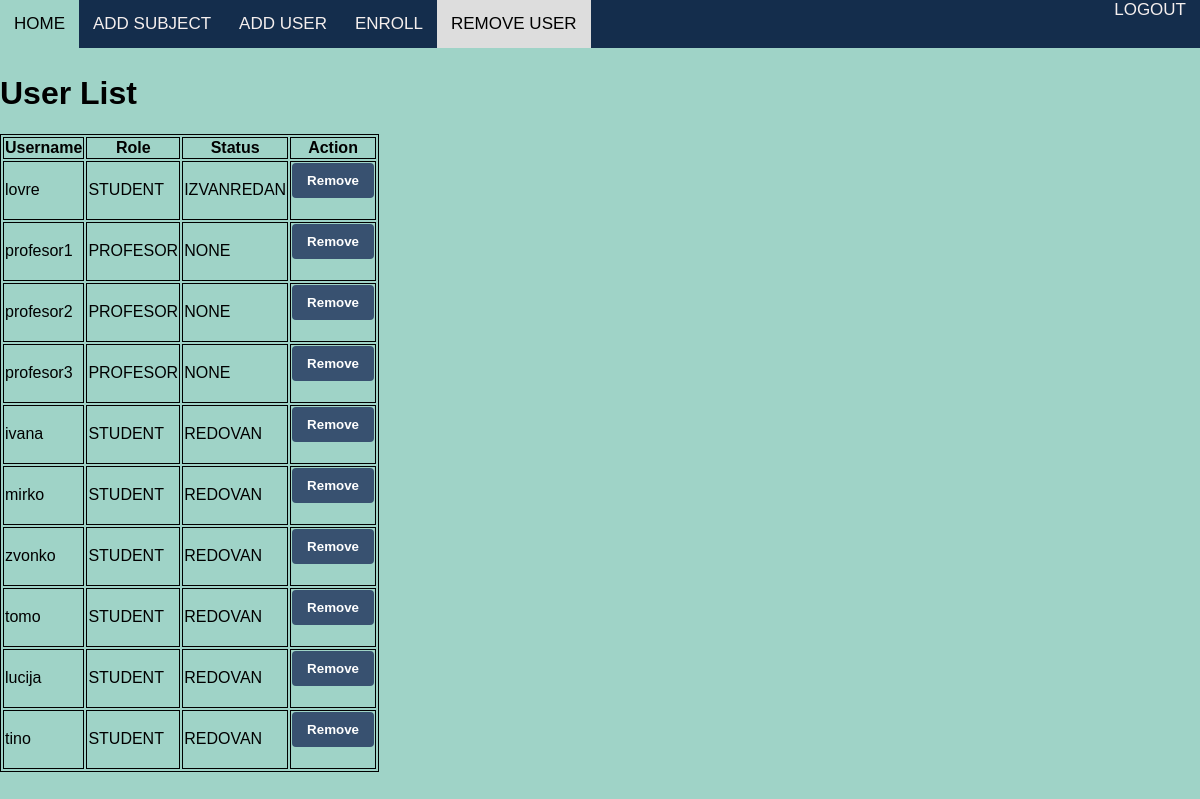
The page /users/ (signed in) on the database as committed earlier.
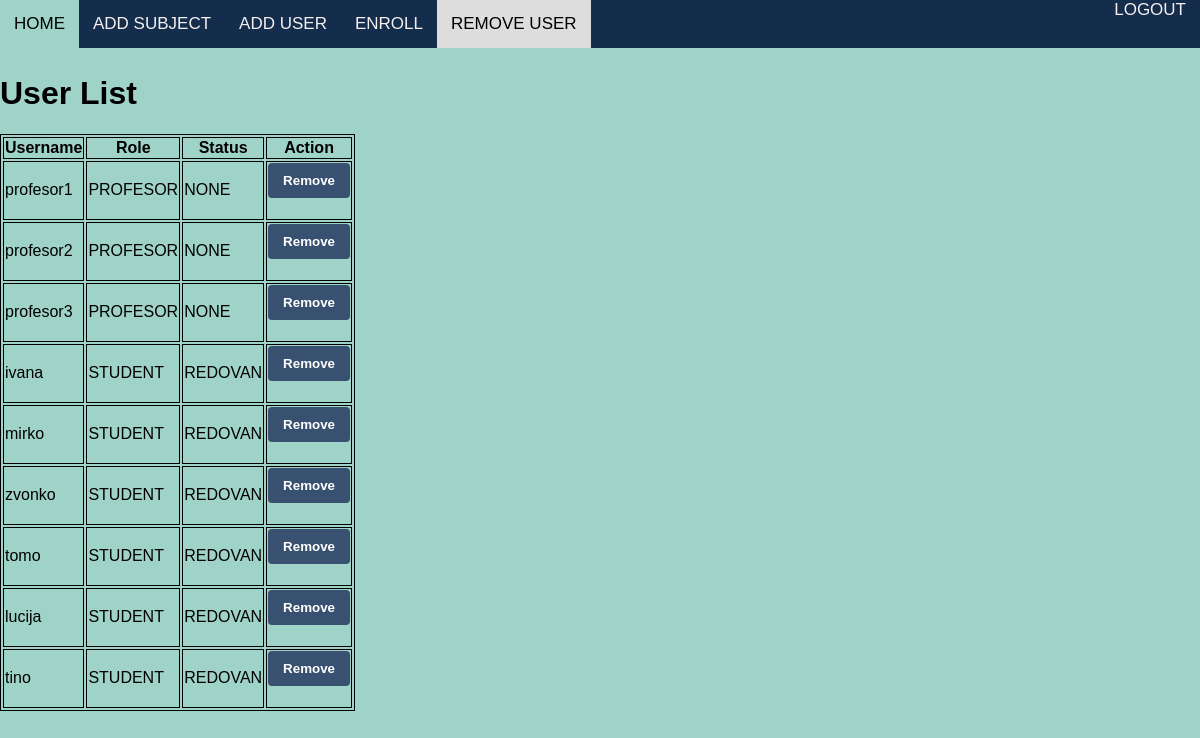
The same page on the database as committed later.
### EnrollmentApp/models.py (models this page shows, shortened)
class Korisnici(AbstractUser):
    class RoleChoices(Enum):
        ADMINISTRATOR = 'administrator'
        PROFESOR = 'profesor'
        STUDENT = 'student'
    class StatusChoices(Enum):
        NONE = 'none'
        REDOVAN = 'redovan'
        IZVANREDAN = 'izvanredan'
    role = models.CharField(max_length=20, choices=[(role.value, role.name) for role in RoleChoices])
    status = models.CharField(max_length=20, choices=[(status.value, status.name) for status in StatusChoices])
    user_permissions = models.ManyToManyField(
        Permission,
        verbose_name='user permissions',
        blank=True,
        related_name='korisnici_set'
    )
    groups = models.ManyToManyField(
        'auth.Group',
        verbose_name='groups',
        blank=True,
        related_name='korisnici_set'
    )

### EnrollmentApp/views.py (the view)
# urls.py: path('users/', views.user_list, name='user_list'),
@login_required
@user_passes_test(check_admin)
def user_list(request):
    if request.method == 'POST':
        user_id = request.POST.get('user_id')
        user = Korisnici.objects.get(id=user_id)
        user.delete()
        return redirect('user_list')
    users = Korisnici.objects.exclude(role=Korisnici.RoleChoices.ADMINISTRATOR.value).order_by('status')
    return render(request, 'user_list.html', {'users': users})

### EnrollmentApp/views.py (called while the page is built)
def check_admin(user):
    return user.role == 'administrator'

### EnrollmentApp/templates/user_list.html (shortened to what this page needs)
{% load static %}
<!DOCTYPE html>
<html>
<head>
    <link rel="stylesheet" type="text/css" href="{% static 'css/style.css' %}">
</head>
<body>
    <nav>
        <div class="nav-left">
            <a href="{% url 'success' %}" >HOME</a>
            <a href="{% url 'add_subject' %}">ADD SUBJECT</a>
            <a href="{% url 'add_user' %}">ADD USER</a>
            <a href="{% url 'create_enrollment' %}">ENROLL</a>
            <a href="{% url 'user_list' %}" class="current">REMOVE USER</a>
        </div>
        <div class="nav-right">
            <a href="{% url 'logout' %}" class="logout">LOGOUT</a>
        </div>
    </nav>
    <br>
    <br>
    <br>
    <h1>User List</h1>
    <table>
        <tr>
            <th>Username</th>
            <th>Role</th>
            <th>Status</th>
            <th>Action</th>
        </tr>
        {% for user in users %}
            <tr>
                <td>{{ user.username }}</td>
                <td>{{ user.get_role_display }}</td>
                <td>{{ user.get_status_display }}</td>
                <td>
                    <form method="POST" action="{% url 'remove_user' %}">
                        <input type="submit" value="Remove">
                    </form>
                </td>
            </tr>
        {% empty %}
            <tr>
                <td colspan="4">No users found.</td>
            </tr>
        {% endfor %}
    </table>
</body>
</html>

Rows that differ between the two databases and show on the page:
removed Korisnici: username "lovre", role "STUDENT", status "IZVANREDAN"
